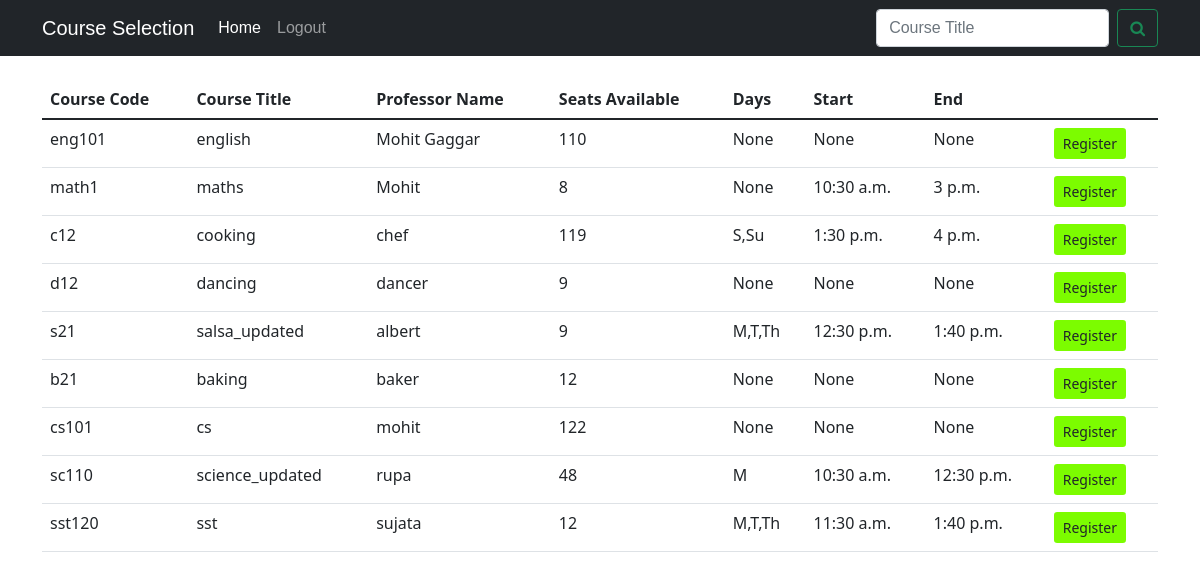
The app's page /pick_course (signed in), older data.
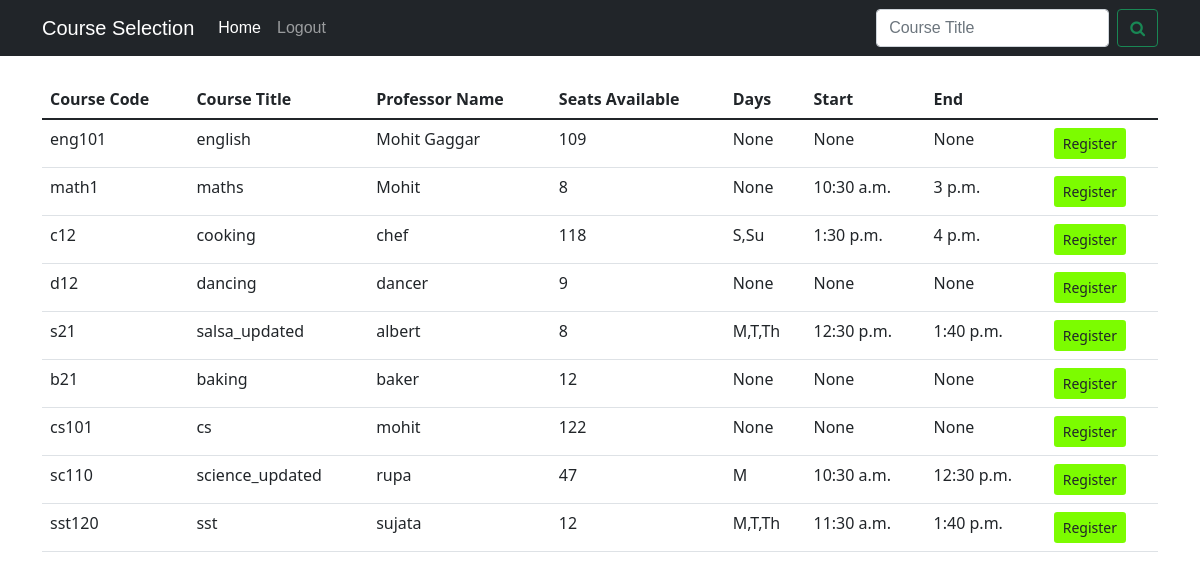
The same page, newer data.
### pick_courses/models.py (models this page shows)
class course(models.Model):
    name=models.CharField(max_length=100)
    course_id=models.CharField(max_length=100,primary_key=True)
    days=models.TextField(null=True)
    start_time=models.TimeField(null=True)
    end_time=models.TimeField(null=True)
    description=models.TextField(null=True)

class available_course(course):
    prof_name=models.CharField(max_length=100)
    prof_id=models.CharField(max_length=100)
    seats_available=models.IntegerField(default=0)
    prerequisites=models.TextField(null=True)

class course(models.Model):
    name=models.CharField(max_length=100)
    course_id=models.CharField(max_length=100,primary_key=True)
    days=models.TextField(null=True)
    start_time=models.TimeField(null=True)
    end_time=models.TimeField(null=True)
    description=models.TextField(null=True)

### pick_courses/views.py (the view)
# urls.py: path('pick_course',views.display_courses,name="display_courses"),
def display_courses(request):
    if(not request.user.is_authenticated):
        return redirect('signin')
    all_courses = get_all_courses()
    passing_obj={'courses' : all_courses}
    try:
        user_id=request.user.username
        registered_courses=[]
        registered_courses=user_registered_courses(user_id)
        registered_courses_objects=get_course_objects(registered_courses)
        registered_course_ids=''
        for i in registered_courses_objects:
            registered_course_ids+=' '+str(i.course_id)
        passing_obj['registered_course']=registered_course_ids
        user_obj=get_user_object(user_id)
        passing_obj['user_name']=user_obj.name
    except:
        pass
    return render(request,'courses.html',passing_obj)

### pick_courses/views.py (called while the page is built)
def user_registered_courses(user_id):
    user_obj=get_user_object(user_id)
    if(user_obj.registered_courses):
        return [i for i in user_obj.registered_courses.split(',')]
    return []

def get_user_object(user_id):
    return myuser.objects.get(Q(user_id=user_id))

def get_all_courses():
    return available_course.objects.all()

### templates/courses.html (shortened to what this page needs)
<div id='div1'>
	{% extends 'base.html' %}
	{% block navbar_brand %}
		<a class="navbar-brand" href="pick_course">Course Selection</a>
	{% endblock%}
	{% block navbar_items %}
	<li class="nav-item">
		<a class="nav-link active" aria-current="page" href="home">Home</a>
	</li>
	<li class="nav-item">
		<a class="nav-link" aria-current="page" href="signout">Logout</a>
	</li>
	{% endblock%}
	{% block search%}
	<form class="d-flex" action="/search" style="margin: 0px;">
		<input class="form-control me-2" type="search" placeholder="Course Title" aria-label="Search" name="course_name">
		<button type="submit" class="btn btn-outline-success"><i class="fa fa-search"></i></button>
	</form>
	{% endblock %}
	{% block content %}
	<br>
	<div class="container">
		<div class="table-responsive">
		<table class="table  table-hover  " id="mytable" style="font-family: Candara,Calibri,Segoe,Segoe UI,Optima,Arial,sans-serif; ">
			<thead>
				<tr>
					<th scope="col">Course Code</th>
					<th scope="col">Course Title</th>
					<th scope="col">Professor Name</th>
					<th scope="col">Seats Available</th>
					<th scope="col">Days</th>
					<th scope="col">Start</th>
					<th scope="col">End</th>
					<th></th>
				</tr>
			</thead>
			<tbody>
			{% for i in courses%}
				<tr >
					<td name='course_id' id="course_id" value='{{i.course_id}}'>{{i.course_id}}</td>
					<td name='course_name'id="course_name">{{i.name}}</td>
					<td>{{i.prof_name}}</td>
					<td>{{i.seats_available}}</td>
					<td>{{i.days}}</td>
					<td>{{i.start_time}}</td>
					<td>{{i.end_time}}</td>
					<td><button onclick='reg(this)' class="btn btn-sm"></button></td>
				</tr>
			{% endfor %}
			</tbody>
		</table>
	</div>
</div>
</div>
{% endblock%}

### templates/base.html (shortened to what this page needs)
<!DOCTYPE html>
<html lang="en">
<head>
    <link href="https://cdn.jsdelivr.net/npm/bootstrap@5.1.3/dist/css/bootstrap.min.css" rel="stylesheet"
>
    <link rel="stylesheet" href="https://cdnjs.cloudflare.com/ajax/libs/font-awesome/4.7.0/css/font-awesome.min.css">
</head>
<body>
        <nav class="navbar navbar-expand-lg navbar-dark bg-dark ">
        <div class="container">
                {% block navbar_brand %}
                {% endblock%}
                <div class="collapse navbar-collapse" id="navbarSupportedContent">
                    <ul class="navbar-nav me-auto mb-2 mb-lg-0 ">
                        {% block navbar_items %}
                        {% endblock%}
                    </ul>
                    {% block search%}
                    {% endblock %}
                </div>
        </div>
    </nav>
    {% block content %}
    {% endblock%}
</body>
</html>

### templates/base.html (style rules this page uses)
body { font-family: Verdana, Geneva, sans-serif; }

Row changes from the older to the newer data that the page shows:
changed available_course "Mohit Gaggar": seats_available "110" → "109"
changed available_course "chef": seats_available "119" → "118"
changed available_course "albert": seats_available "9" → "8"
changed available_course "rupa": seats_available "48" → "47"
